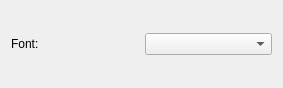
<?xml version="1.0" encoding="UTF-8"?>
<ui version="4.0">
 <class>plasmoidConfig</class>
 <widget class="QWidget" name="plasmoidConfig">
  <property name="geometry">
   <rect>
    <x>0</x>
    <y>0</y>
    <width>283</width>
    <height>88</height>
   </rect>
  </property>
  <property name="sizePolicy">
   <sizepolicy hsizetype="Expanding" vsizetype="Preferred">
    <horstretch>0</horstretch>
    <verstretch>0</verstretch>
   </sizepolicy>
  </property>
  <layout class="QVBoxLayout" name="verticalLayout">
   <item>
    <layout class="QHBoxLayout" name="horizontalLayout">
     <item>
      <widget class="QLabel" name="label">
       <property name="text">
        <string>Font:</string>
       </property>
      </widget>
     </item>
     <item>
      <widget class="KFontComboBox" name="kcfg_textFont"/>
     </item>
    </layout>
   </item>
  </layout>
 </widget>
 <customwidgets>
  <customwidget>
   <class>KComboBox</class>
   <extends>QComboBox</extends>
   <header>kcombobox.h</header>
  </customwidget>
  <customwidget>
   <class>KFontComboBox</class>
   <extends>KComboBox</extends>
   <header>kfontcombobox.h</header>
  </customwidget>
 </customwidgets>
 <resources/>
 <connections/>
</ui>
